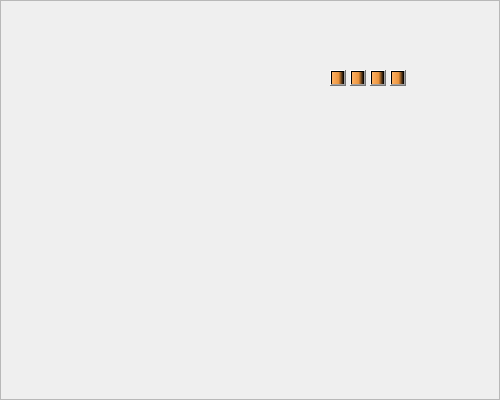
<?xml version="1.0" encoding="UTF-8"?>
<ui version="4.0">
 <class>f2_part4</class>
 <widget class="QWidget" name="f2_part4">
  <property name="geometry">
   <rect>
    <x>0</x>
    <y>0</y>
    <width>500</width>
    <height>400</height>
   </rect>
  </property>
  <property name="windowTitle">
   <string>Form</string>
  </property>
  <widget class="QFrame" name="frame">
   <property name="geometry">
    <rect>
     <x>0</x>
     <y>0</y>
     <width>500</width>
     <height>400</height>
    </rect>
   </property>
   <property name="styleSheet">
    <string notr="true">QFrame#frame{
	
	border-image: url(:/new/seat/part4.jpg);
}</string>
   </property>
   <property name="frameShape">
    <enum>QFrame::StyledPanel</enum>
   </property>
   <property name="frameShadow">
    <enum>QFrame::Raised</enum>
   </property>
   <widget class="QPushButton" name="pushButton">
    <property name="geometry">
     <rect>
      <x>330</x>
      <y>70</y>
      <width>16</width>
      <height>16</height>
     </rect>
    </property>
    <property name="styleSheet">
     <string notr="true">background-color:qlineargradient(spread:pad, x1:0, y1:0, x2:1, y2:0, stop:0 rgba(255, 178, 102, 255), stop:0.55 rgba(235, 148, 61, 255), stop:0.98 rgba(0, 0, 0, 255), stop:1 rgba(0, 0, 0, 0));</string>
    </property>
    <property name="text">
     <string/>
    </property>
   </widget>
   <widget class="QPushButton" name="pushButton_2">
    <property name="geometry">
     <rect>
      <x>350</x>
      <y>70</y>
      <width>16</width>
      <height>16</height>
     </rect>
    </property>
    <property name="styleSheet">
     <string notr="true">background-color:qlineargradient(spread:pad, x1:0, y1:0, x2:1, y2:0, stop:0 rgba(255, 178, 102, 255), stop:0.55 rgba(235, 148, 61, 255), stop:0.98 rgba(0, 0, 0, 255), stop:1 rgba(0, 0, 0, 0));</string>
    </property>
    <property name="text">
     <string/>
    </property>
   </widget>
   <widget class="QPushButton" name="pushButton_3">
    <property name="geometry">
     <rect>
      <x>370</x>
      <y>70</y>
      <width>16</width>
      <height>16</height>
     </rect>
    </property>
    <property name="styleSheet">
     <string notr="true">background-color:qlineargradient(spread:pad, x1:0, y1:0, x2:1, y2:0, stop:0 rgba(255, 178, 102, 255), stop:0.55 rgba(235, 148, 61, 255), stop:0.98 rgba(0, 0, 0, 255), stop:1 rgba(0, 0, 0, 0));</string>
    </property>
    <property name="text">
     <string/>
    </property>
   </widget>
   <widget class="QPushButton" name="pushButton_4">
    <property name="geometry">
     <rect>
      <x>390</x>
      <y>70</y>
      <width>16</width>
      <height>16</height>
     </rect>
    </property>
    <property name="styleSheet">
     <string notr="true">background-color:qlineargradient(spread:pad, x1:0, y1:0, x2:1, y2:0, stop:0 rgba(255, 178, 102, 255), stop:0.55 rgba(235, 148, 61, 255), stop:0.98 rgba(0, 0, 0, 255), stop:1 rgba(0, 0, 0, 0));</string>
    </property>
    <property name="text">
     <string/>
    </property>
   </widget>
  </widget>
 </widget>
 <resources/>
 <connections/>
</ui>
